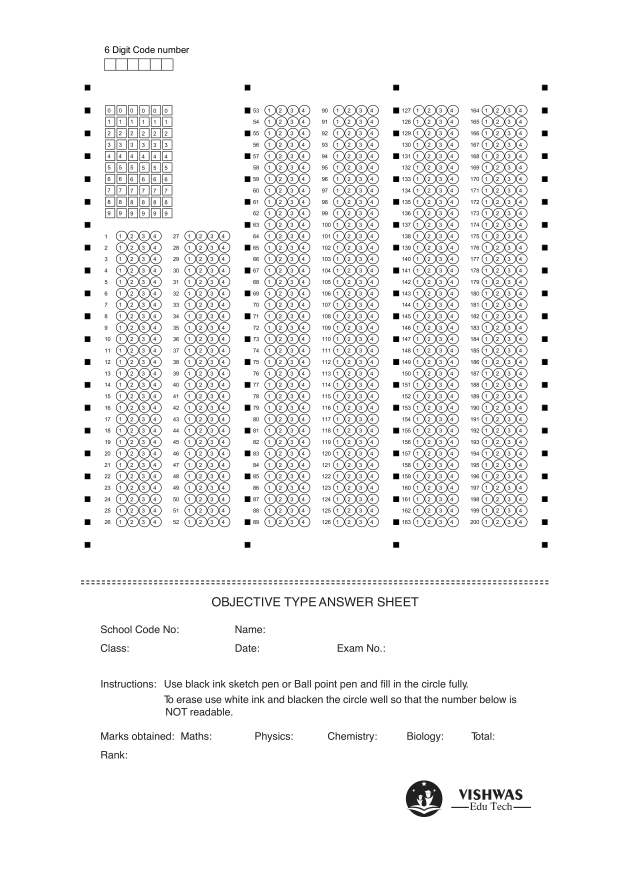
#> input picture services/omr-engine/assets/vishwas_200q_master_300dpi.png, 2478 x 3507 px, found by its file name (shown at 1/4 size)
$ python calibrate_template.py
#> lines starting #> are read from the running program, lines starting #| are printed output that depends on the picture; after the words box and inside, x2 and y2 are one past the last pixel; in counts of white or black regions, pixels touching at a corner belong together
"""
Master Template Calibration & Coordinate Generator for Universal 200Q OMR Sheet.
Extracts canonical pixel coordinates (at 2478 x 3507 / 300 DPI) and normalized coordinates (0.0 to 1.0)
for:
- 4-Corner Fiducial Markers & Timing Tracks
- 6-Digit Student Code Grid (6 columns x 10 rows: digits 0..9)
- 200 Questions Grid across 6 columns (Col 1: 1..26, Col 2: 27..52, Col 3: 53..89, Col 4: 90..126, Col 5: 127..163, Col 6: 164..200)
"""
import os
import json
import cv2
import numpy as np

def analyze_and_calibrate(image_path: str, output_json_path: str, output_overlay_path: str):
    img = cv2.imread(image_path)
#> img is the input picture: shape (3507, 2478, 3); mean B, G, R 242.2, 242.2, 242.3
    if img is None:
        raise FileNotFoundError(f"Could not load master image: {image_path}")

    h, w = img.shape[:2]
#> h = 3507; w = 2478
    print(f"[+] Loaded master image: {w}x{h}")
#| [+] Loaded master image: 2478x3507
    gray = cv2.cvtColor(img, cv2.COLOR_BGR2GRAY)

    # Binarize
    _, thresh = cv2.threshold(gray, 200, 255, cv2.THRESH_BINARY_INV)
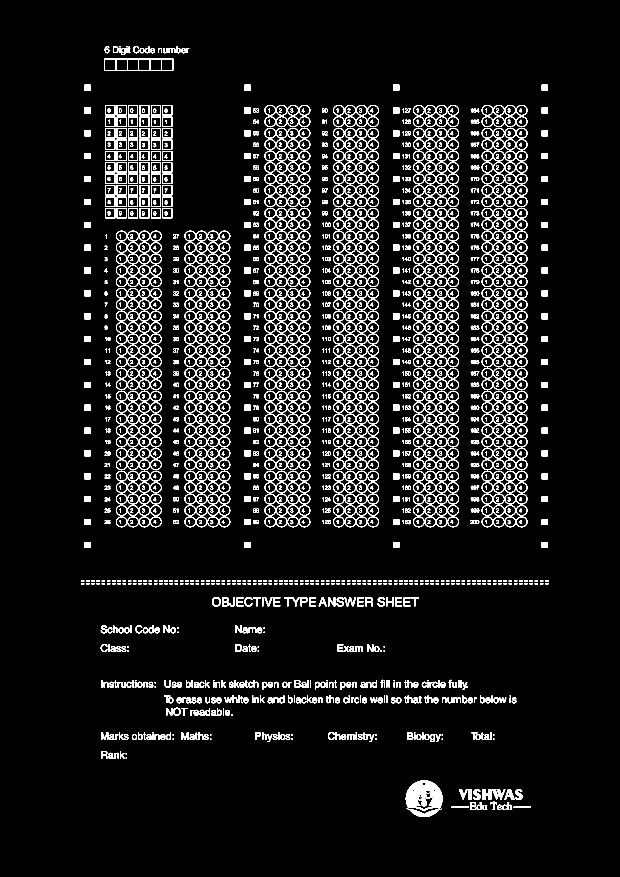
#> thresh: shape (3507, 2478) (shown at 1/4 size); 6.3% white; 2189 white regions (5 under 20 px)

    # Find all contours
    contours, hierarchy = cv2.findContours(thresh, cv2.RETR_TREE, cv2.CHAIN_APPROX_SIMPLE)
#> contours = 3629 contours, 293 with area under 20; largest, box (x1, y1, x2, y2) and area: (1623, 3122, 1770, 3245) 13768, (417, 234, 693, 282) 12925, (1927, 1929, 2110, 1972) 5908, (1927, 1060, 2110, 1103) 5908, (738, 1929, 921, 1972) 5907

    # Identify black square fiducial markers (timing marks)
    markers = []
    bubbles = []

    for cnt in contours:
        area = cv2.contourArea(cnt)
        if area < 50:
            continue

        x, y, bw, bh = cv2.boundingRect(cnt)
        aspect_ratio = bw / float(bh)

        # Black timing squares: solid filled squares, aspect ratio ~ 1.0, area between 200 and 2500
        if 0.75 <= aspect_ratio <= 1.35 and 200 <= area <= 3000:
            # Check solidity/fill
            mask = np.zeros((bh, bw), dtype=np.uint8)
            cv2.drawContours(mask, [cnt - np.array([x, y])], -1, 255, -1)
            fill_ratio = cv2.countNonZero(mask) / float(bw * bh)
            if fill_ratio > 0.65:
                markers.append({
                    "cx": int(x + bw / 2),
                    "cy": int(y + bh / 2),
                    "w": int(bw),
                    "h": int(bh),
                    "x": int(x),
                    "y": int(y)
                })

        # Circular bubble outlines: area between 300 and 2000, aspect ratio ~ 1.0
        if 0.75 <= aspect_ratio <= 1.30 and 400 <= area <= 2500:
            perimeter = cv2.arcLength(cnt, True)
            if perimeter > 0:
                circularity = 4 * np.pi * (area / (perimeter * perimeter))
                if circularity > 0.45:
                    bubbles.append({
                        "cx": int(x + bw / 2),
                        "cy": int(y + bh / 2),
                        "radius": int((bw + bh) / 4),
                        "w": int(bw),
                        "h": int(bh),
                        "x": int(x),
                        "y": int(y)
                    })
#> this loop made 3629 passes
#> (area, x, y, bw, bh, aspect_ratio, fill_ratio, perimeter) on passes 13, 15, 16, 18, 38, 99, 135, 136: (810.5, 2018, 3157, 40, 42, 0.952, 0.526, 161.2), (936, 1969, 3157, 52, 43, 1.21, 0.472, 272.5), (962.5, 1930, 3157, 35, 42, 0.833, 0.729, 217.9), (508, 1836, 3157, 34, 43, 0.791, 0.396, 161.5), (441, 405, 3004, 25, 30, 0.833, 0.671, 129.5), (600, 1629, 2929, 24, 30, 0.8, 0.9, 100.6), (720.5, 693, 2831, 29, 32, 0.906, 0.824, 99.84), (424.5, 697, 2834, 22, 26, 0.846, 0.802, 77.36)
#> (area, x, y, bw, bh, aspect_ratio, fill_ratio) on passes 11, 27, 35, 63, 65, 67: (222.5, 1879, 3210, 27, 30, 0.9, 0.393), (287, 1703, 3171, 20, 21, 0.952, 0.762), (281.5, 433, 3011, 21, 24, 0.875, 0.655), (281.5, 1937, 2936, 21, 24, 0.875, 0.655), (367.5, 1902, 2936, 21, 24, 0.875, 0.794), (367.5, 1697, 2936, 21, 24, 0.875, 0.794)
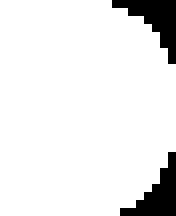
#> mask: shape (27, 22) (shown 8 times larger); 91.2% white; 2 black regions, box (x1, y1, x2, y2) and area: (14, 0, 22, 8) 27, (15, 19, 22, 27) 25
#> after the loop, bubbles = 1020 items; markers = 1058 items

    print(f"[+] Found {len(markers)} timing/fiducial markers and {len(bubbles)} potential bubble shapes.")
#| [+] Found 1058 timing/fiducial markers and 1020 potential bubble shapes.

    # Sort markers to find the 4 key corner registration anchors
    # Top-Left, Top-Right, Bottom-Left, Bottom-Right
    markers_by_pos = sorted(markers, key=lambda m: (m['cy'], m['cx']))
#> markers_by_pos = 1058 items

    # Let's organize the structured coordinate definitions
    template = {
        "template_id": "universal_200q_master",
        "name": "Universal 200Q Objective Answer Sheet",
        "version": "1.0",
        "canvas_size": {"width": w, "height": h},
        "fiducials": {
            "top_left": None,
            "top_right": None,
            "bottom_left": None,
            "bottom_right": None,
            "all_markers": markers
        },
        "roll_number_block": {
            "digits_count": 6,
            "values_per_digit": 10,  # 0 to 9
            "columns": []
        },
        "question_columns": [
            {"col_index": 1, "start_q": 1, "end_q": 26, "count": 26, "options": 4},
            {"col_index": 2, "start_q": 27, "end_q": 52, "count": 26, "options": 4},
            {"col_index": 3, "start_q": 53, "end_q": 89, "count": 37, "options": 4},
            {"col_index": 4, "start_q": 90, "end_q": 126, "count": 37, "options": 4},
            {"col_index": 5, "start_q": 127, "end_q": 163, "count": 37, "options": 4},
            {"col_index": 6, "start_q": 164, "end_q": 200, "count": 37, "options": 4}
        ],
        "questions": {}
    }

    # Save the basic JSON
    os.makedirs(os.path.dirname(output_json_path), exist_ok=True)
    with open(output_json_path, 'w') as f:
        json.dump(template, f, indent=2)
    print(f"[+] Exported template blueprint to {output_json_path}")
    return template

if __name__ == "__main__":
    analyze_and_calibrate(
        "services/omr-engine/assets/vishwas_200q_master_300dpi.png",
        "services/omr-engine/assets/vishwas_200q_template.json",
        "services/omr-engine/assets/vishwas_200q_overlay.png"
    )
